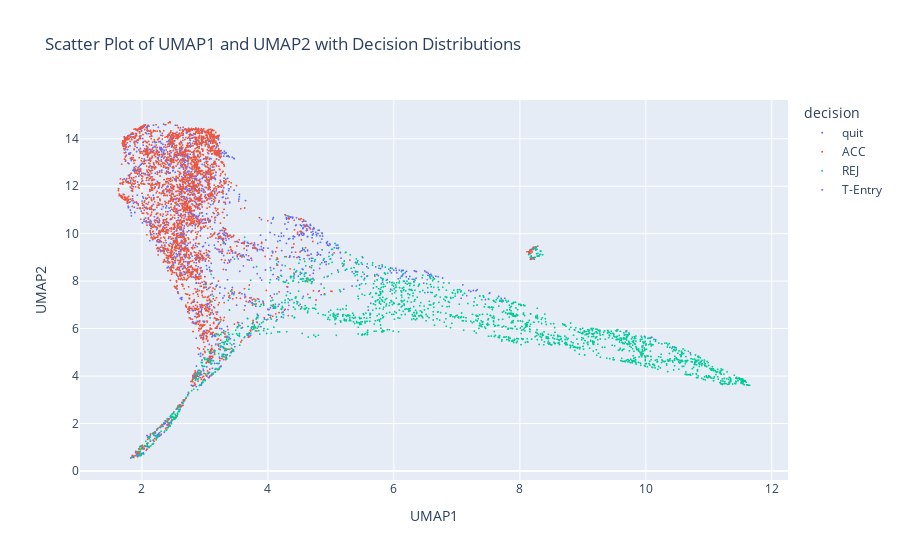

Notebook code cell kept with this figure:
### Code cell
# Define the trajectory columns
umap_columns = [
    f'head x{i}' for i in range(1, 38)
] + [
    f'head y{i}' for i in range(1, 38)
] + [
    f'neck x{i}' for i in range(1, 38)
] + [
    f'neck y{i}' for i in range(1, 38)
] + [
    f'torso x{i}' for i in range(1, 38)
] + [
    f'torso y{i}' for i in range(1, 38)
] + [
    f'tailhead x{i}' for i in range(1, 38)
] + [
    f'tailhead y{i}' for i in range(1, 38)
]



# Extract the coordinate data
coords_data = result_df[umap_columns]

n_components = 5
n_clusters = 5

# Perform UMAP
reducer = umap.UMAP(n_components=n_components, random_state=42)
umap_components = reducer.fit_transform(coords_data)

# Create a DataFrame for the UMAP components
umap_columns = [f'UMAP{i+1}' for i in range(n_components)]
umap_df = pd.DataFrame(umap_components, columns=umap_columns)

# Add the UMAP components to the original DataFrame
coords_umap = pd.concat([result_df.reset_index(drop=True), umap_df.reset_index(drop=True)], axis=1)

# Scatter plot of UMAP1 and UMAP2 with decisions using Plotly
fig = px.scatter(coords_umap, x='UMAP1', y='UMAP2', color='decision',
                 title='Scatter Plot of UMAP1 and UMAP2 with Decision Distributions',
                 labels={'UMAP1': 'UMAP1', 'UMAP2': 'UMAP2'},
                 hover_data=['decision'])
fig.update_traces(marker=dict(size=2))
fig.show()

### Figure 1 — Plotly figure (JSON) as saved in the notebook; plotly's stock layout.template omitted (floating-point values rounded to 4 significant figures; data arrays with more than 128 entries replaced by an {"elided": "..."} marker saying what was removed)
{"data": [{"customdata": {"elided": "1665x1 str values"}, "hovertemplate": "decision=%{customdata[0]}<br>UMAP1=%{x}<br>UMAP2=%{y}<extra></extra>", "legendgroup": "quit", "marker": {"color": "#636efa", "size": 2, "symbol": "circle"}, "mode": "markers", "name": "quit", "showlegend": true, "type": "scattergl", "x": {"elided": "1665 float values"}, "xaxis": "x", "y": {"elided": "1665 float values"}, "yaxis": "y"}, {"customdata": {"elided": "3017x1 str values"}, "hovertemplate": "decision=%{customdata[0]}<br>UMAP1=%{x}<br>UMAP2=%{y}<extra></extra>", "legendgroup": "ACC", "marker": {"color": "#EF553B", "size": 2, "symbol": "circle"}, "mode": "markers", "name": "ACC", "showlegend": true, "type": "scattergl", "x": {"elided": "3017 float values"}, "xaxis": "x", "y": {"elided": "3017 float values"}, "yaxis": "y"}, {"customdata": {"elided": "1863x1 str values"}, "hovertemplate": "decision=%{customdata[0]}<br>UMAP1=%{x}<br>UMAP2=%{y}<extra></extra>", "legendgroup": "REJ", "marker": {"color": "#00cc96", "size": 2, "symbol": "circle"}, "mode": "markers", "name": "REJ", "showlegend": true, "type": "scattergl", "x": {"elided": "1863 float values"}, "xaxis": "x", "y": {"elided": "1863 float values"}, "yaxis": "y"}, {"customdata": [["T-Entry"], ["T-Entry"], ["T-Entry"], ["T-Entry"], ["T-Entry"], ["T-Entry"], ["T-Entry"], ["T-Entry"], ["T-Entry"], ["T-Entry"], ["T-Entry"], ["T-Entry"], ["T-Entry"], ["T-Entry"], ["T-Entry"], ["T-Entry"], ["T-Entry"], ["T-Entry"], ["T-Entry"], ["T-Entry"], ["T-Entry"]], "hovertemplate": "decision=%{customdata[0]}<br>UMAP1=%{x}<br>UMAP2=%{y}<extra></extra>", "legendgroup": "T-Entry", "marker": {"color": "#ab63fa", "size": 2, "symbol": "circle"}, "mode": "markers", "name": "T-Entry", "showlegend": true, "type": "scattergl", "x": [3.349, 4.162, 4.667, 3.174, 3.852, 3.369, 4.82, 4.332, 4.102, 3.698, 3.728, 4.715, 2.412, 3.612, 3.744, 2.447, 4.32, 2.854, 6.531, 3.11, 3.631], "xaxis": "x", "y": [5.679, 6.938, 8.246, 5.349, 7.238, 5.646, 8.532, 6.976, 7.452, 5.737, 8.957, 8.116, 2.027, 8.643, 7.076, 2.041, 6.796, 4.083, 8.062, 4.034, 7.305], "yaxis": "y"}], "layout": {"legend": {"title": {"text": "decision"}, "tracegroupgap": 0}, "title": {"text": "Scatter Plot of UMAP1 and UMAP2 with Decision Distributions"}, "xaxis": {"anchor": "y", "domain": [0, 1], "title": {"text": "UMAP1"}}, "yaxis": {"anchor": "x", "domain": [0, 1], "title": {"text": "UMAP2"}}}}
